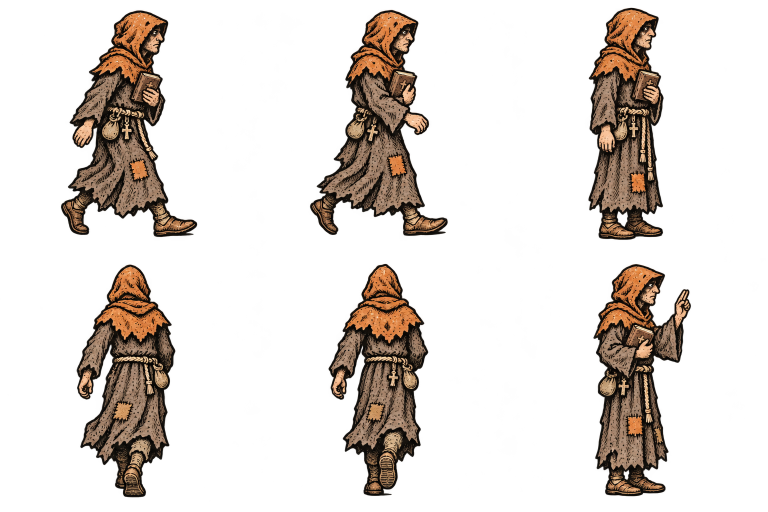
#> input picture assets/party-roles/frank.png, 1536 x 1024 px, found by its file name (shown at 1/2 size)
$ python make_loss.py
#> lines starting #> are read from the running program, lines starting #| are printed output that depends on the picture
from pathlib import Path
from PIL import Image, ImageDraw, ImageChops, ImageFont
import math,json,hashlib
W=Path(__file__).parent; OUT=W.parent; V1=OUT.parent/'v1'; OLD=V1/'work'; INK='#211c17'; ORANGE='#e78b35'; PAPER='#dfceaa'
# All positions are authored in native, untrimmed cell pixels. PIL only.
DATA=[
 dict(name='frank',source='frank.png',sheet='frank',cell=512,pivot=(256,475),arm=[(189,170),(220,185),(208,225),(198,250),(183,294),(158,302),(138,280),(140,239),(159,202)],stump=(205,194),knee=(172,399),leg=[(130,401),(188,399),(191,423),(179,444),(185,473),(143,476),(119,438),(118,413)],peg=[(155,418),(181,420),(178,484),(137,484)],armtarget=(102,248),legtarget=(89,366)),
 dict(name='executioner',source='executioner.png',sheet='executioner',cell=512,pivot=(256,480),arm=[(204,195),(243,196),(247,228),(262,245),(282,260),(284,285),(266,298),(248,291),(229,271),(213,249)],stump=(231,220),knee=(153,389),leg=[(109,389),(173,387),(177,405),(162,431),(160,469),(135,480),(96,438),(88,405)],peg=[(135,408),(165,411),(160,489),(114,486)],armtarget=(122,249),legtarget=(79,357)),
 dict(name='timmy',source='timmy.png',sheet='timmy',cell=512,pivot=(256,460),arm=[(286,188),(309,190),(321,176),(332,150),(361,153),(374,175),(373,237),(346,245),(317,255),(291,261),(278,236)],stump=(301,218),knee=(194,359),leg=[(172,351),(207,361),(189,386),(163,410),(177,435),(179,455),(134,459),(112,434),(106,395)],peg=[(167,378),(192,391),(165,452),(129,455),(128,430)],armtarget=(414,248),legtarget=(90,355)),
 dict(name='follower_5',source='coif-walk-atlas.png',sheet='follower_5_walk',cell=512,pivot=(256,480),arm=[(191,193),(220,205),(209,237),(198,266),(195,292),(204,313),(197,334),(173,340),(152,321),(158,291),(165,266),(170,234),(180,210)],stump=(200,213),knee=(259,374),leg=[(245,375),(276,382),(260,407),(257,439),(285,456),(287,480),(204,482),(205,451),(217,409)],peg=[(243,385),(271,392),(244,484),(215,483)],armtarget=(104,263),legtarget=(126,388)),
 dict(name='dark_wizard',source='wizard.png',sheet='dark_wizard',cell=512,pivot=(270,482),arm=[(153,196),(182,210),(179,244),(174,272),(178,295),(170,317),(145,325),(127,306),(127,286),(134,257),(139,229)],stump=(165,225),knee=(165,402),leg=[(143,402),(180,405),(180,427),(171,445),(201,465),(205,482),(129,483),(115,460),(114,445)],peg=[(151,420),(181,422),(185,490),(146,491)],armtarget=(73,268),legtarget=(79,386))]
for i,skin in enumerate(['scarf','feather','moustache','stripe'],1):
 DATA.insert(2+i,dict(name=f'follower_{i}',source=skin+'-walk.png',sheet=f'follower_{i}_walk',cell=768,pivot=(384,680),arm=[(288,316),(335,335),(315,369),(307,407),(307,433),(314,458),(309,495),(277,508),(235,491),(229,454),(242,414),(242,375),(243,347),(263,321)],stump=(304,341),knee=(379.102,567.065),leg=[(353,565),(390,576),(369,617),(366,646),(399,660),(401,680),(269,681),(269,660),(292,618),(322,582)],peg=[(355,580),(391,592),(347,687),(297,685),(306,634),(299,615),(324,579)],armtarget=(167,432),legtarget=(199,556)))
DATA.sort(key=lambda a: ['frank','executioner','timmy','follower_1','follower_2','follower_3','follower_4','follower_5','dark_wizard'].index(a['name']))

def extract(im,poly):
 mask=Image.new('L',im.size);ImageDraw.Draw(mask).polygon(poly,fill=255)
 out=im.copy();out.putalpha(ImageChops.darker(im.getchannel('A'),mask));return out

def point_rotate(p,angle,pivot):
 # Pillow positive angle, in screen coordinates.
 a=math.radians(angle); x,y=p[0]-pivot[0],p[1]-pivot[1]
 return (pivot[0]+math.cos(a)*x+math.sin(a)*y,pivot[1]-math.sin(a)*x+math.cos(a)*y)

def flying(part,angle,target):
 box=part.getbbox(); cut=part.crop(box);cut=cut.rotate(angle,resample=Image.Resampling.BICUBIC,expand=True)
 return cut,(round(target[0]-cut.width/2),round(target[1]-cut.height/2))

def burst(im,p,side,scale):
 # Deliberately angular wedges, not droplets or gore.
 S=3; lay=Image.new('RGBA',(im.width*S,im.height*S));d=ImageDraw.Draw(lay)
 def poly(pts,fill):d.polygon([(round(x*S),round(y*S)) for x,y in pts],fill=fill)
 for j,(ang,length) in enumerate([(-65,30),(-30,40),(8,35),(49,27)]):
  a=math.radians(ang);u=(side*math.cos(a),math.sin(a));v=(-u[1],u[0]);start=15*scale;end=(15+length)*scale;wid=(5 if j%2 else 4)*scale
  pts=[(p[0]+u[0]*start-v[0]*wid/2,p[1]+u[1]*start-v[1]*wid/2),(p[0]+u[0]*end,p[1]+u[1]*end),(p[0]+u[0]*(start+6*scale)+v[0]*wid,p[1]+u[1]*(start+6*scale)+v[1]*wid)]
  poly(pts,INK if j%2==0 else ORANGE)
 lay=lay.resize(im.size,Image.Resampling.LANCZOS);return Image.alpha_composite(im,lay)

def make():
 records=[]; normals={}; v1hash={p.name:hashlib.sha256(p.read_bytes()).hexdigest() for p in V1.glob('*.png')}
 for m in DATA:
  c=m['cell'];sz=(c,c);orig=Image.open(OLD/'originals'/m['source']).convert('RGBA').crop((0,0,c,c));normals[m['name']]=orig
#> after `orig = Image.open(OLD / 'originals' / m['source']).convert('RGBA').cro`:
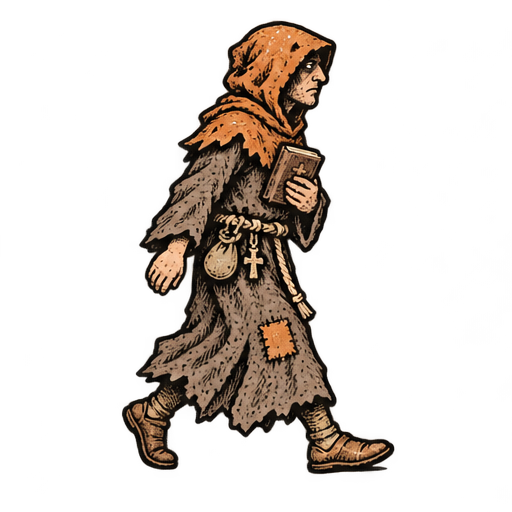
#> orig: PIL image 512x512 RGBA; mean R, G, B, A 52.2, 38, 26.4, 58.5; transparent parts drawn white
  for limb in ['arm','leg']:
#> (the run stopped early here; a loop or call above may not have finished)
